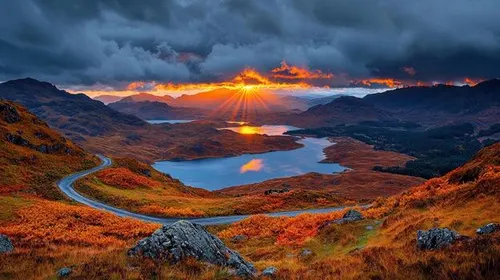
#> input picture highland.png, 500 x 280 px
$ python project_2.py
#> lines starting #> are read from the running program, lines starting #| are printed output that depends on the picture
import cv2
import numpy as np

img = cv2.imread("highland.png")
#> img is the input picture: shape (280, 500, 3); mean B, G, R 73.5, 69.6, 85

if img is None:
    print("image not found")
    exit()


# image dimensions
rows, cols = img.shape[:2]
#> rows = 280; cols = 500


# Translations
tx, ty = 80, 50
translation_matrix = np.float32([[1, 0, tx],
                                 [0, 1, ty]])

translated = cv2.warpAffine(img, translation_matrix, (cols, rows))
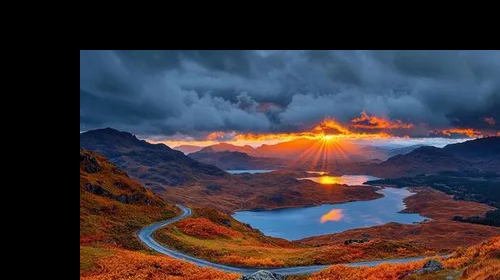
#> translated: shape (280, 500, 3); mean B, G, R 59.2, 52.9, 59.8

# rotation
rotation_matrix = cv2.getRotationMatrix2D((cols/2, rows/2), 45, 1)

rotated = cv2.warpAffine(img, rotation_matrix, (cols, rows))
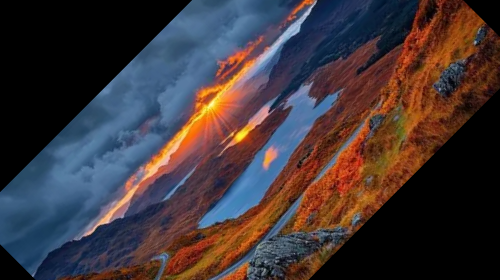
#> rotated: shape (280, 500, 3); mean B, G, R 56.7, 53.7, 65.1

# Scaling
scaled = cv2.resize(img, None, fx=1.5, fy=1.5,
                    interpolation=cv2.INTER_LINEAR)

# flipping
flip_horizontal = cv2.flip(img, 1)
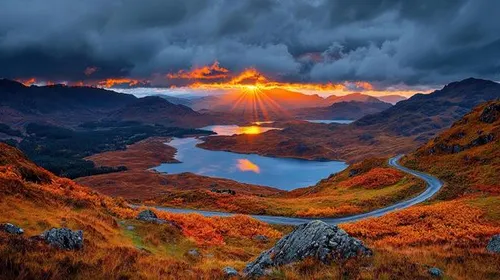
#> flip_horizontal: shape (280, 500, 3); mean B, G, R 73.5, 69.6, 85
flip_vertical = cv2.flip(img, 0)
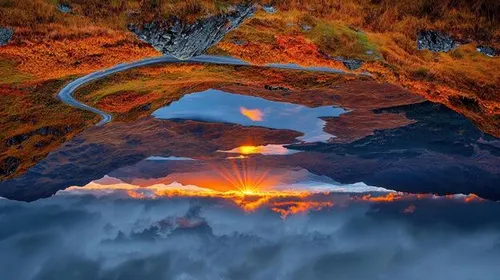
#> flip_vertical: shape (280, 500, 3); mean B, G, R 73.5, 69.6, 85
flip_both = cv2.flip(img, -1)
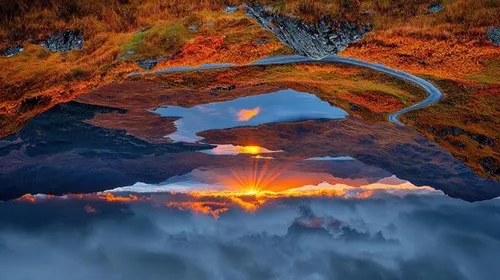
#> flip_both: shape (280, 500, 3); mean B, G, R 73.5, 69.6, 85

# affine Transformation
pts1 = np.float32([[50,50],
                   [200,50],
                   [50,200]])

pts2 = np.float32([[10,100],
                   [200,50],
                   [100,250]])

affine_matrix = cv2.getAffineTransform(pts1, pts2)

affine = cv2.warpAffine(img, affine_matrix, (cols, rows))
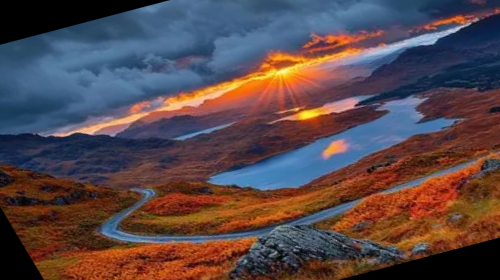
#> affine: shape (280, 500, 3); mean B, G, R 73.8, 70.8, 87.7

# perspective transformation
pts1 = np.float32([[50,50],
                   [300,50],
                   [50,300],
                   [300,300]])

pts2 = np.float32([[0,0],
                   [300,0],
                   [100,300],
                   [300,300]])

perspective_matrix = cv2.getPerspectiveTransform(pts1, pts2)

perspective = cv2.warpPerspective(img,
                                  perspective_matrix,
                                  (cols, rows))
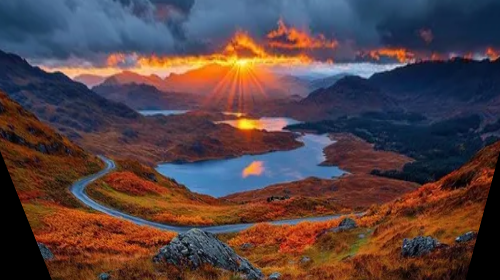
#> perspective: shape (280, 500, 3); mean B, G, R 67.3, 65.3, 85.3

# display results
cv2.imshow("Original", img)
cv2.imshow("Translated", translated)
cv2.imshow("Rotated", rotated)
cv2.imshow("Scaled", scaled)
cv2.imshow("Flip Horizontal", flip_horizontal)
cv2.imshow("Flip Vertical", flip_vertical)
cv2.imshow("Affine", affine)
cv2.imshow("Perspective", perspective)

cv2.waitKey(0)
cv2.destroyAllWindows()

$ run again, with pneumonia.png copied over highland.png
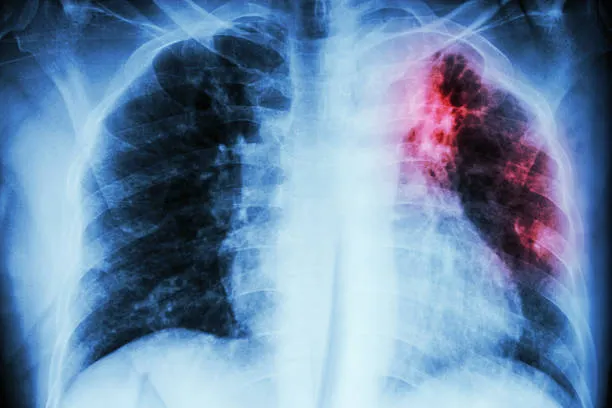
#> input picture pneumonia.png, 612 x 408 px
#> img is the input picture: shape (408, 612, 3); mean B, G, R 168.6, 136.3, 107.4
#> `affine = cv2.warpAffine(img, affine_matrix, (cols, rows))`:
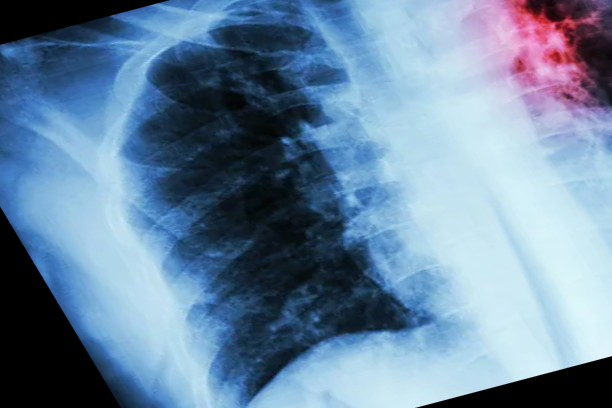
#> affine: shape (408, 612, 3); mean B, G, R 160.3, 133.3, 105.3
#> `perspective = cv2.warpPerspective(img, perspective_matrix, (cols, rows))`:
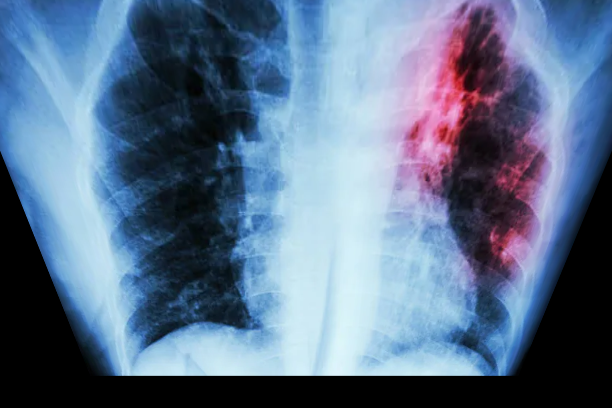
#> perspective: shape (408, 612, 3); mean B, G, R 140.2, 112.9, 92.2
